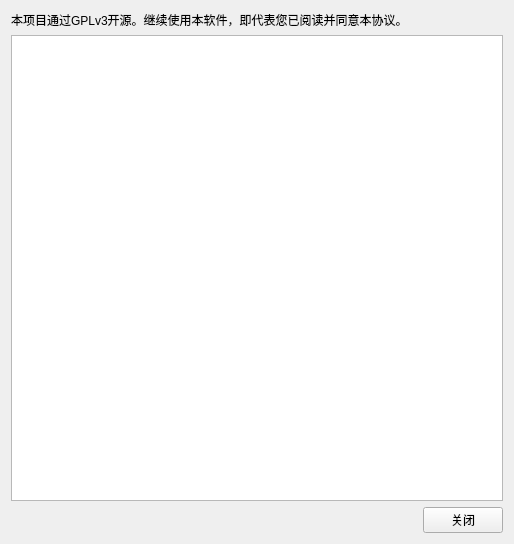
<?xml version="1.0" encoding="UTF-8"?>
<ui version="4.0">
 <class>LicenseRead</class>
 <widget class="QWidget" name="LicenseRead">
  <property name="geometry">
   <rect>
    <x>0</x>
    <y>0</y>
    <width>514</width>
    <height>544</height>
   </rect>
  </property>
  <property name="windowTitle">
   <string>开源协议</string>
  </property>
  <property name="windowIcon">
   <iconset resource="../resources.qrc">
    <normaloff>:/res/icons/icon.svg</normaloff>:/res/icons/icon.svg</iconset>
  </property>
  <layout class="QVBoxLayout" name="verticalLayout">
   <item>
    <widget class="QLabel" name="label">
     <property name="text">
      <string>本项目通过GPLv3开源。继续使用本软件，即代表您已阅读并同意本协议。</string>
     </property>
    </widget>
   </item>
   <item>
    <widget class="QTextBrowser" name="textBrowser">
     <property name="html">
      <string>&lt;!DOCTYPE HTML PUBLIC &quot;-//W3C//DTD HTML 4.0//EN&quot; &quot;http://www.w3.org/TR/REC-html40/strict.dtd&quot;&gt;
&lt;html&gt;&lt;head&gt;&lt;meta name=&quot;qrichtext&quot; content=&quot;1&quot; /&gt;&lt;meta charset=&quot;utf-8&quot; /&gt;&lt;style type=&quot;text/css&quot;&gt;
p, li { white-space: pre-wrap; }
&lt;/style&gt;&lt;/head&gt;&lt;body style=&quot; font-family:'Noto Sans'; font-size:10pt; font-weight:400; font-style:normal;&quot;&gt;
&lt;p style=&quot;-qt-paragraph-type:empty; margin-top:0px; margin-bottom:0px; margin-left:0px; margin-right:0px; -qt-block-indent:0; text-indent:0px;&quot;&gt;&lt;br /&gt;&lt;/p&gt;&lt;/body&gt;&lt;/html&gt;</string>
     </property>
     <property name="openExternalLinks">
      <bool>true</bool>
     </property>
    </widget>
   </item>
   <item>
    <layout class="QHBoxLayout" name="horizontalLayout_2">
     <item>
      <spacer name="horizontalSpacer">
       <property name="orientation">
        <enum>Qt::Horizontal</enum>
       </property>
       <property name="sizeHint" stdset="0">
        <size>
         <width>40</width>
         <height>20</height>
        </size>
       </property>
      </spacer>
     </item>
     <item>
      <widget class="QPushButton" name="pushButton">
       <property name="text">
        <string>关闭</string>
       </property>
      </widget>
     </item>
    </layout>
   </item>
  </layout>
 </widget>
 <resources>
  <include location="../resources.qrc"/>
 </resources>
 <connections>
  <connection>
   <sender>pushButton</sender>
   <signal>released()</signal>
   <receiver>LicenseRead</receiver>
   <slot>close()</slot>
   <hints>
    <hint type="sourcelabel">
     <x>476</x>
     <y>512</y>
    </hint>
    <hint type="destinationlabel">
     <x>405</x>
     <y>560</y>
    </hint>
   </hints>
  </connection>
 </connections>
</ui>
